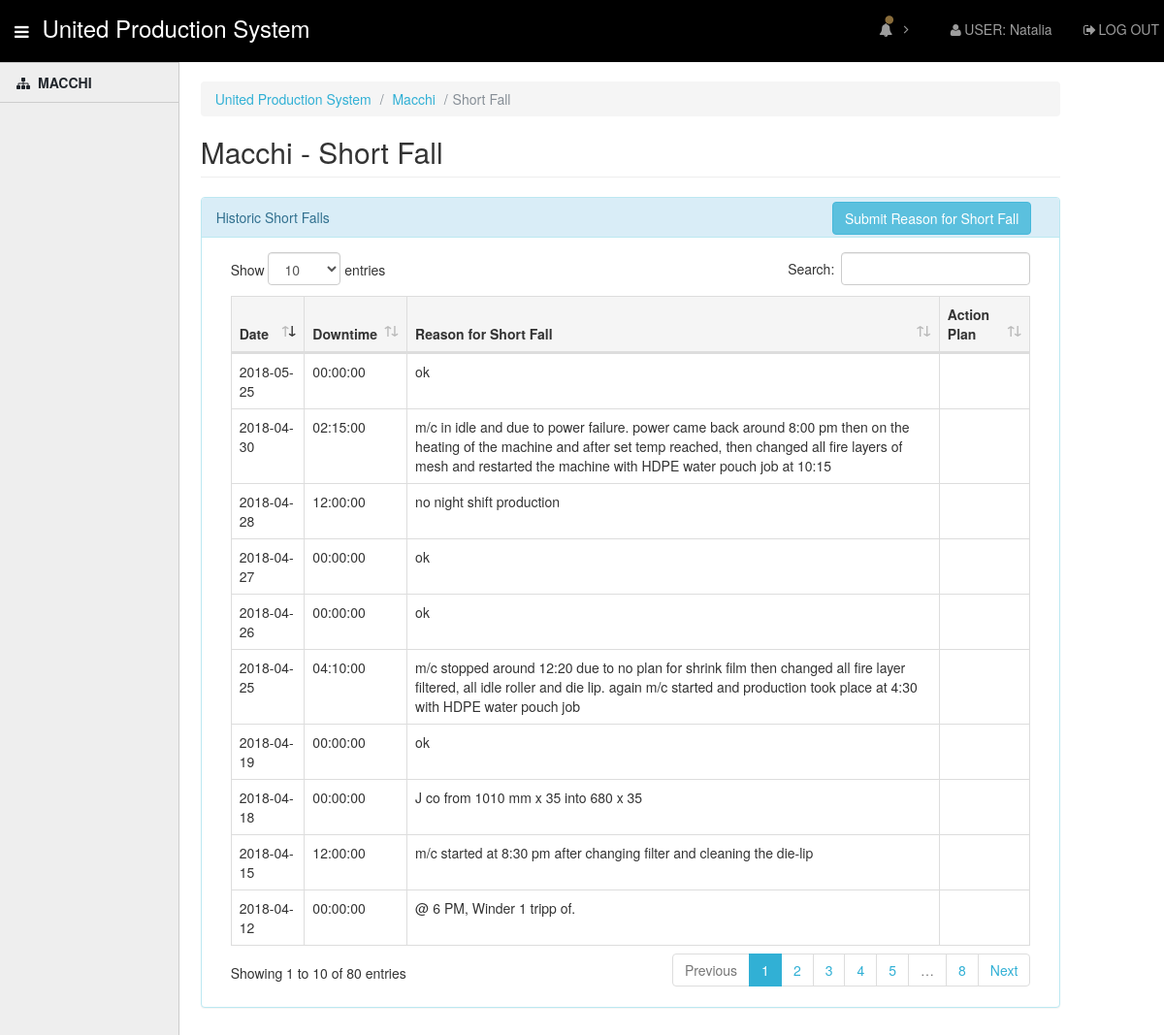
/macchi/remarks.php (signed in), run on the app's committed database.
### tables this page shows
CREATE TABLE `shortfalls` (
  `shortfall_id` int(11) NOT NULL AUTO_INCREMENT,
  `machine_id` int(11) NOT NULL,
  `date_fall` date NOT NULL,
  `downtime` time DEFAULT NULL,
  `reason` varchar(250) DEFAULT NULL,
  `action_plan` varchar(250) DEFAULT NULL,
  PRIMARY KEY (`shortfall_id`),
  UNIQUE KEY `unique_falls` (`date_fall`,`machine_id`),
  KEY `shortfalls_ibfk_1_idx` (`machine_id`),
  CONSTRAINT `shortfalls_ibfk_1` FOREIGN KEY (`machine_id`) REFERENCES `machines` (`machine_id`)
);

### inc/class.macchi.inc.php (the view, shortened to what this page needs)
<?php
class Macchi
{
	private $_db;
	public function __construct($db=NULL)
	{
		if(is_object($db))
		{
			$this->_db = $db;
		}
		else
		{
			$dsn = "mysql:host=".DB_HOST.";dbname=".DB_NAME;
			$this->_db = new PDO($dsn, DB_USER, DB_PASS);
		}
	}
    public function giveShortFall()
    {
		$sql = "SELECT `shortfalls`.`date_fall`, `shortfalls`.`downtime` AS time_t, `shortfalls`.`reason`,`shortfalls`.`action_plan`
                FROM  `shortfalls`
                WHERE machine_id = 5
				ORDER BY date_fall ;";
        if($stmt = $this->_db->prepare($sql))
        {
            $stmt->execute();
            while($row = $stmt->fetch())
            {
                echo '<tr>
                    <td>'. $row['date_fall'] .'</td>
                    <td>'. $row['time_t'] .'</td>
                    <td>'. $row['reason'] .'</td>
                    <td>'. $row['action_plan'] .'</td>
                </tr>';
            }
        }
        else
        {
            echo "Something went wrong. $db->errorInfo";
        }
    }
}
?>

### assets/css/style.css (style rules this page uses)
html { min-height: 100%; position: relative; }
body { font-family: "Helvetica Neue", Helvetica, Arial, sans-serif; font-size: 14px; padding-top: 64px; padding-bottom: 30px; }

### data on the page
shortfalls: date_fall "2018-04-12", downtime "00:00:00", reason "@ 6 PM, Winder 1 tripp of."
shortfalls: date_fall "2018-04-15", downtime "12:00:00", reason "m/c started at 8:30 pm after changing filter and cleaning the die-lip"
shortfalls: date_fall "2018-04-18", downtime "00:00:00", reason "J co from 1010 mm x 35 into 680 x 35"
shortfalls: date_fall "2018-04-19", downtime "00:00:00", reason "ok"
shortfalls: date_fall "2018-04-25", downtime "04:10:00", reason "m/c stopped around 12:20 due to no plan for shrink film then changed all fire layer filtered, all idle roller and die lip. again m/c started and production took place at 4:30 with HDPE water pouch job"
shortfalls: date_fall "2018-04-26", downtime "00:00:00", reason "ok"
shortfalls: date_fall "2018-04-27", downtime "00:00:00", reason "ok"
shortfalls: date_fall "2018-04-28", downtime "12:00:00", reason "no night shift production"
shortfalls: date_fall "2018-04-30", downtime "02:15:00", reason "m/c in idle and due to power failure. power came back around 8:00 pm then on the heating of the machine and after set temp reached, then changed all fire layers of mesh and restarted the machine with HDPE water pouch job at 10:15"
shortfalls: date_fall "2018-05-25", downtime "00:00:00", reason "ok"

### other printed values
$_SESSION['Username'] "Natalia"
